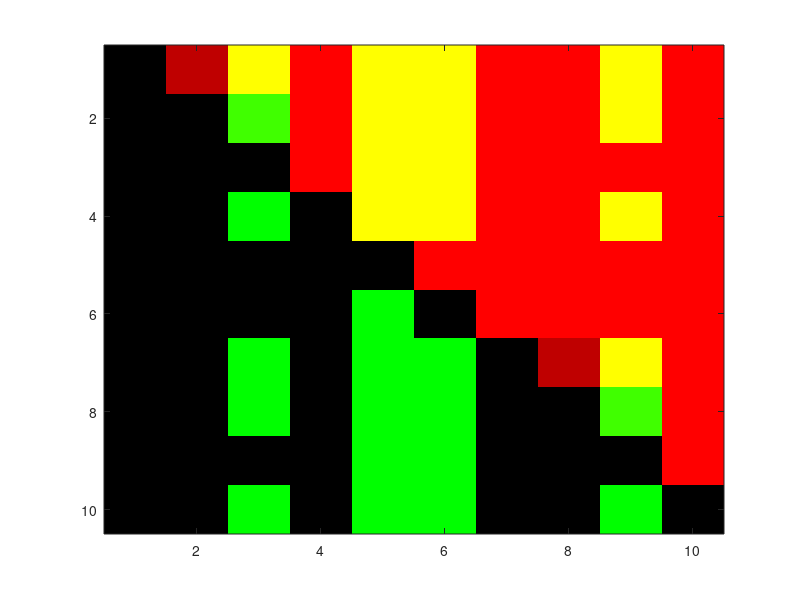

This chart was generated by the following MATLAB code:
% In class on Thu, I posed the question:
% Suppose I give you n notes represented as a point-set D
% consisting of (ontime, MNN)-pairs.

% What could you do with pairs of notes, in terms of a mathematical
% manipulation f(d_i, d_j) and then storing the result, such that if I
% came back to you with a transposed or time-shifted version of those
% notes, say E, then re-application of f to pairs of points from E should
% lead to the *same* result as applying f to D?

% Opening phrase and a bit of Happy Birthday, as a point set:
D = [0 55; 0.75 55; 1 57; 2 55; 3 60; 4 59; 6 55; 6.75 55; 7 57; 8 55];
D = [0 55; 1 55; 2 55; 3 55; 4 55];
D = [0 55; 0 60; 0 65; 0 70; 0 75];
% Opening phrase and a bit of Happy Birthday, as a point set, with a slight
% variation (additional note) near the beginning:
E = [40 60; 40.75 60; 41 62; 42 60; 43 65; 44 64; 46 60; 46.75 60; 47 62; 48 60];

% Your ideas
% 1. Differences between consecutive pairs of points.
diffD = diff(D);
diffE = diff(E);

% 2. Subtract the first note from everything.
Dmc = D - D(1, :);
Emc = E - E(1, :);

% My suggestion
% Ideas (1) and (2) are both really good. In class I started talking about
% the fragility of these ideas with respect to missing or extra notes, but
% that was a bit unfair because it wasn't in my original question.

% So I suggested the following, producing multidimensional arrays A and B.
% Sometimes such arrays are referred to as difference arrays or "the
% difference matrix" or "self-similarity matrix" (even though technically
% it's not a matrix because of its dimensionality).
% 3. Store pairwise differences between points.
n = length(D);
A = zeros(n, n, 3);
for i=1:n
  for j=i+1:n
    A(i, j, 1:2) = D(j, :) - D(i, :);
  end
end
% Transform to get decent RGB image.
mA = min(A(:));
MA = max(A(:));
close all; image((A - mA)/(MA - mA));


mA1 = min(min(A(:, :, 1)));
MA1 = max(max(A(:, :, 1)));
A1 = (A(:, :, 1) - mA1)/(MA1 - mA1);
mA2 = min(min(A(:, :, 2)));
MA2 = max(max(A(:, :, 2)));
A2 = (A(:, :, 2) - mA2)/(MA1 - mA2);
A3 = zeros(n, n, 1);
nA(:, :, 1) = A1; nA(:, :, 2) = A2; nA(:, :, 3) = A3;


n = length(E);
B = zeros(n, n, 3);
for i=1:n
  for j=1:n
    B(i, j, 1:2) = E(j, :) - E(i, :);
  end
end
image(B);


% If you look at these arrays in MATLAB's Workspace browser, you will see
% they are not identical to one another. A is a bit bigger than B because
% D contained an extra note. So this isn't *the* solution either, but it's
% step in a useful direction.

% Pay attention to the structure of either A or B: zeros on the diagonal;
% skew-symmetric (meaning A(i, j) = -A(j, i)).

% So we can discard the diagonal and lower triangle (it's a waste of time
% calculating them), but still the number of elements in the upper triangle
% of a matrix grows like O(n^2) with the number of elements in the input
% point set, so we need *heuristics* or *constraints* (or some other clever
% idea) on which pairs of points to bother calculating d_j - d_i for.

% We will resume this exploration next week!
